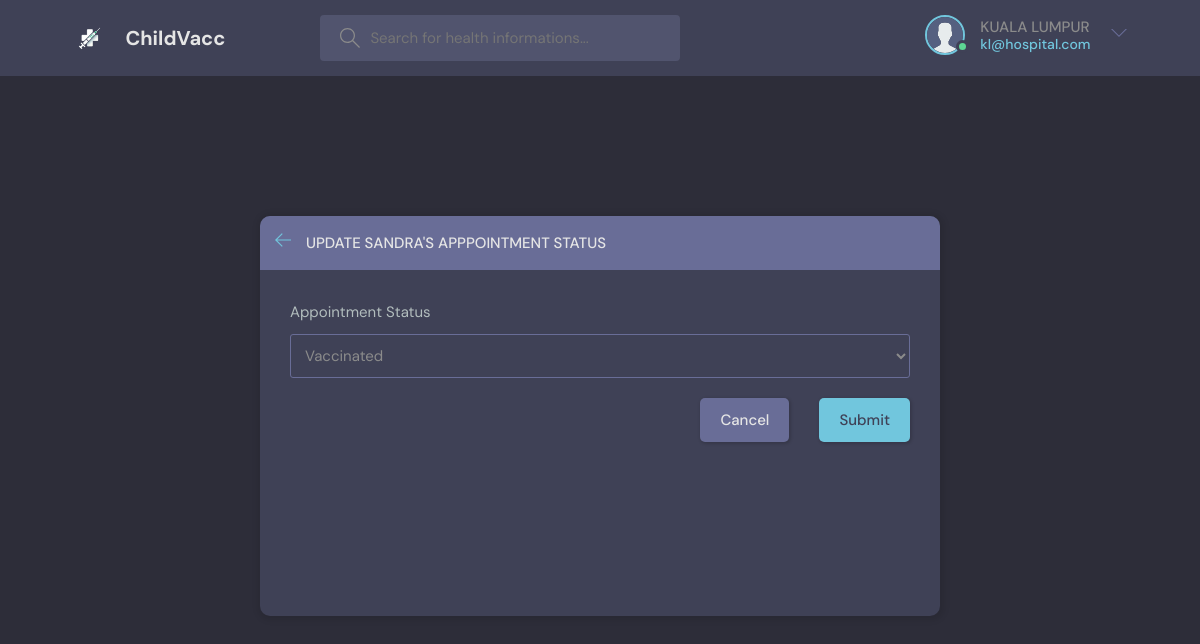
The page /update-appointment-status/35 (signed in) on the database its author committed.
### base/models.py (models this page shows, shortened)
class User(AbstractUser):
    email = models.EmailField(unique=True)
    username = models.CharField(max_length=150, unique=True)
    avatar = models.ImageField(null=True, default="avatar.svg")
    contact = models.CharField(max_length=12, null=True)
    address1 = models.CharField(max_length=30)
    address2 = models.CharField(max_length=30)
    postcode = models.CharField(max_length=5)
    city = models.CharField(max_length=30)
    state = models.CharField(max_length=20)
    class Types(models.TextChoices):
        PARENT = "PARENT", "Parent"
        HOSPITAL = "HOSPITAL", "Hospital"
        ADMIN = "ADMIN", "Admin"
        VACCINESUPPLIER = "VACCINESUPPLIER", "VaccineSupplier"
    type = models.CharField(max_length=50, choices=Types.choices, default=Types.ADMIN)
    class Status(models.TextChoices):
        APPROVED = "APPROVED", "Approved"
        PENDING = "PENDING", "Pending"
        RESTRICTED = "RESTRICTED", "Restricted"
    status = models.CharField(max_length=50, choices=Status.choices, default=Status.PENDING)
    class Meta:
        ordering = ['username']
    USERNAME_FIELD = 'email'
    REQUIRED_FIELDS = ['username', 'type']

class Appointment(models.Model):
    hospitalvaccine = models.ForeignKey(HospitalVaccine, on_delete=models.CASCADE)
    child = models.ForeignKey(Child, on_delete=models.CASCADE)
    date = models.DateField()
    time = models.TimeField()
    class Status(models.TextChoices):
        SCHEDULED = "SCHEDULED", "Scheduled"
        VACCINATED = "VACCINATED", "Vaccinated"
    status = models.CharField(max_length=50, choices=Status.choices, default=Status.SCHEDULED)
    class Meta:
        ordering = ['date', 'time']

class Child(models.Model):
    name = models.CharField(max_length=150)
    age = models.IntegerField(default=0)
    ic = models.CharField(max_length=12, unique=True)
    parent = models.ForeignKey(Parent, on_delete=models.CASCADE)
    avatar = models.ImageField(null=True, default="avatar.svg")
    class Meta:
        ordering = ['age', 'name']

### base/views.py (the view)
# urls.py: path('update-appointment-status/<str:pk>', views.updateAppointmentStatus, name="update-appointment-status"),
def updateAppointmentStatus(request, pk):
    appointment = Appointment.objects.get(id=pk)
    form = AppointmentStatusForm(instance=appointment)
    context = {'form': form, 'appointment': appointment}
    if request.method == 'POST':
        form = AppointmentStatusForm(request.POST, instance=appointment)
        if form.is_valid:
            form.save()
            return redirect('view-appointment-hospital', request.user.id)
    return render(request, 'base/update_appointment_status.html', context)

### base/forms.py
class AppointmentStatusForm(ModelForm):
    class Meta:
        model = Appointment
        fields = ['status']

### base/templates/base/update_appointment_status.html (shortened to what this page needs)
{% extends 'main.html' %}
{% block content %}
  <main class="create-room layout">
    <div class="container">
      <div class="layout__box">
        <div class="layout__boxHeader">
          <div class="layout__boxTitle">
            <a href="{{request.META.HTTP_REFERER}}">
              <svg version="1.1" xmlns="http://www.w3.org/2000/svg" width="32" height="32" viewBox="0 0 32 32">
                <title>arrow-left</title>
                <path
                  d="M13.723 2.286l-13.723 13.714 13.719 13.714 1.616-1.611-10.96-10.96h27.625v-2.286h-27.625l10.965-10.965-1.616-1.607z">
                </path>
              </svg>
            </a>
            <h3>Update {{appointment.child.name}}'s Apppointment Status</h3>
          </div>
        </div>
        <div class="layout__body">
          <form class="form" action="" method="POST">
            <div class="form__group">
              <label>Appointment Status</label>
              {{form.status}}
            </div>
            <div class="form__action">
              <a class="btn btn--dark" href="{{request.META.HTTP_REFERER}}">Cancel</a>
              <button class="btn btn--main" type="submit">Submit</button>
            </div>
          </form>
        </div>
      </div>
    </div>
  </main>
{% endblock content %}

### templates/navbar.html (shortened to what this page needs)
{% load static %}
<header class="header header--loggedIn">
    <div class="container">
      <a href="{% url 'home' %}" class="header__logo">
        <img src="{% static 'images/logo.png' %}" />
        <h1>ChildVacc</h1>
      </a>
      <form class="header__search" method="GET" action="{% url 'home' %}">
        <label>
          <input name="q" placeholder="Search for health informations..." />
        </label>
      </form>
      <nav class="header__menu">
        {% if request.user.is_authenticated %}
        <div class="header__user">
          {% if user.type == 'PARENT' %}
            <a href="{% url 'profile-parent' user.id %}">
              <div class="avatar avatar--medium active">
                <img src="{{user.avatar.url}}" />
              </div>
              <p>{{request.user.username}} <span>{{request.user.email}}</span></p>
            </a>
          {% elif user.type == 'HOSPITAL' %}
          <a href="{% url 'profile-hospital' user.id %}">
            <div class="avatar avatar--medium active">
              <img src="{{user.avatar.url}}" />
            </div>
            <p>{{request.user.username}} <span>{{request.user.email}}</span></p>
          </a>
          {% endif %}
          <button class="dropdown-button">
            <svg version="1.1" xmlns="http://www.w3.org/2000/svg" width="32" height="32" viewBox="0 0 32 32">
              <title>chevron-down</title>
              <path d="M16 21l-13-13h-3l16 16 16-16h-3l-13 13z"></path>
            </svg>
          </button>
        </div>
        {% else %}
        <a href="{% url 'login' %}">
          <img src="{% static 'images/avatar.svg' %}" />
          <p>Login</p>
        </a>
        {% endif %}
      </nav>
    </div>
  </header>

### rows shown on the page
User: avatar (placeholder picture), user.username "KUALA LUMPUR", user.email "kl@hospital.com"
Appointment: child.name "SANDRA", status "Vaccinated"
